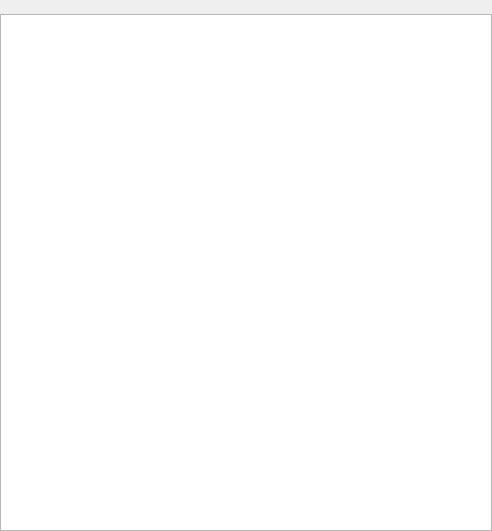
<?xml version="1.0" encoding="UTF-8"?>
<ui version="4.0">
 <class>GraphicsImageViewerWidget</class>
 <widget class="QWidget" name="GraphicsImageViewerWidget">
  <property name="geometry">
   <rect>
    <x>0</x>
    <y>0</y>
    <width>492</width>
    <height>531</height>
   </rect>
  </property>
  <property name="sizePolicy">
   <sizepolicy hsizetype="Expanding" vsizetype="Expanding">
    <horstretch>0</horstretch>
    <verstretch>0</verstretch>
   </sizepolicy>
  </property>
  <property name="minimumSize">
   <size>
    <width>0</width>
    <height>0</height>
   </size>
  </property>
  <property name="contextMenuPolicy">
   <enum>Qt::ContextMenuPolicy::CustomContextMenu</enum>
  </property>
  <property name="windowTitle">
   <string>ImageViewerWidget</string>
  </property>
  <layout class="QGridLayout" name="gridLayout">
   <property name="leftMargin">
    <number>0</number>
   </property>
   <property name="topMargin">
    <number>0</number>
   </property>
   <property name="rightMargin">
    <number>0</number>
   </property>
   <property name="bottomMargin">
    <number>0</number>
   </property>
   <property name="spacing">
    <number>0</number>
   </property>
   <item row="0" column="0">
    <layout class="QVBoxLayout" name="verticalLayout">
     <property name="spacing">
      <number>0</number>
     </property>
     <item>
      <widget class="QLabel" name="_topLabel">
       <property name="sizePolicy">
        <sizepolicy hsizetype="Preferred" vsizetype="Preferred">
         <horstretch>0</horstretch>
         <verstretch>0</verstretch>
        </sizepolicy>
       </property>
       <property name="toolTip">
        <string>Image size</string>
       </property>
       <property name="whatsThis">
        <string>Displays image size</string>
       </property>
       <property name="lineWidth">
        <number>0</number>
       </property>
       <property name="midLineWidth">
        <number>0</number>
       </property>
       <property name="text">
        <string/>
       </property>
       <property name="scaledContents">
        <bool>true</bool>
       </property>
       <property name="alignment">
        <set>Qt::AlignmentFlag::AlignLeading|Qt::AlignmentFlag::AlignLeft|Qt::AlignmentFlag::AlignTop</set>
       </property>
       <property name="wordWrap">
        <bool>true</bool>
       </property>
       <property name="textInteractionFlags">
        <set>Qt::TextInteractionFlag::TextSelectableByKeyboard|Qt::TextInteractionFlag::TextSelectableByMouse</set>
       </property>
      </widget>
     </item>
     <item>
      <widget class="QGraphicsView" name="_imageGraphicsView">
       <property name="sizePolicy">
        <sizepolicy hsizetype="Preferred" vsizetype="Preferred">
         <horstretch>1</horstretch>
         <verstretch>1</verstretch>
        </sizepolicy>
       </property>
       <property name="sizeAdjustPolicy">
        <enum>QAbstractScrollArea::SizeAdjustPolicy::AdjustToContents</enum>
       </property>
       <property name="backgroundBrush">
        <brush brushstyle="SolidPattern">
         <color alpha="255">
          <red>128</red>
          <green>128</green>
          <blue>128</blue>
         </color>
        </brush>
       </property>
       <property name="alignment">
        <set>Qt::AlignmentFlag::AlignLeading|Qt::AlignmentFlag::AlignLeft|Qt::AlignmentFlag::AlignTop</set>
       </property>
       <property name="dragMode">
        <enum>QGraphicsView::DragMode::ScrollHandDrag</enum>
       </property>
       <property name="cacheMode">
        <set>QGraphicsView::CacheModeFlag::CacheBackground</set>
       </property>
       <property name="transformationAnchor">
        <enum>QGraphicsView::ViewportAnchor::AnchorUnderMouse</enum>
       </property>
       <property name="resizeAnchor">
        <enum>QGraphicsView::ViewportAnchor::AnchorUnderMouse</enum>
       </property>
       <property name="viewportUpdateMode">
        <enum>QGraphicsView::ViewportUpdateMode::BoundingRectViewportUpdate</enum>
       </property>
      </widget>
     </item>
    </layout>
   </item>
  </layout>
 </widget>
 <resources/>
 <connections/>
</ui>
